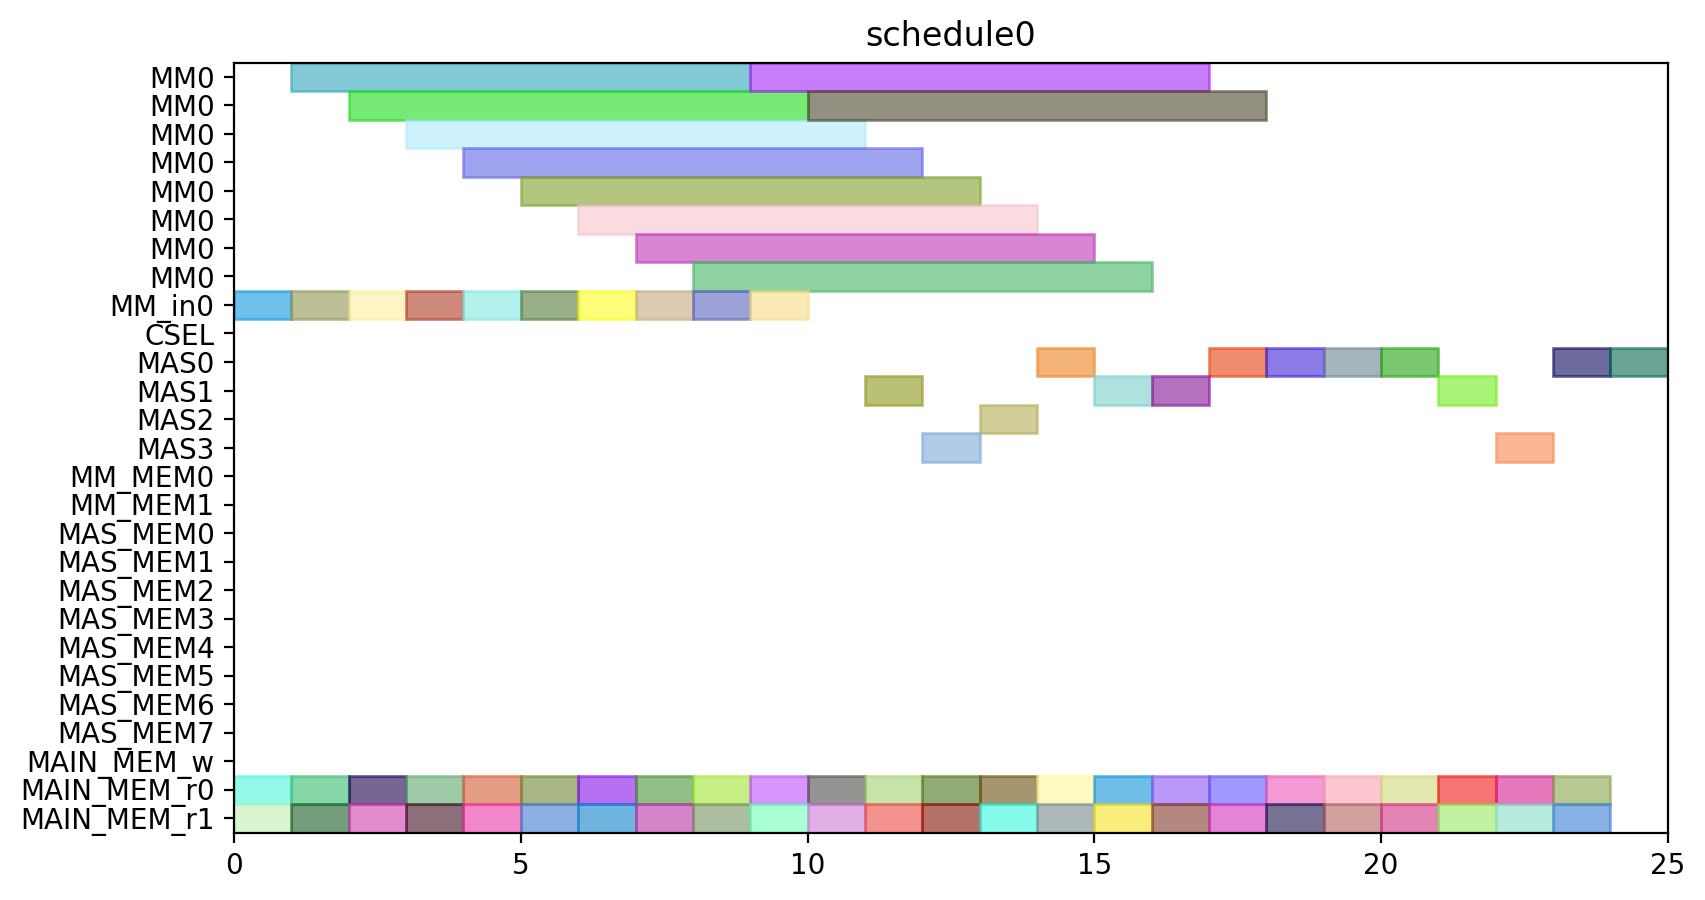

Recreate this plot in Python.
from pyschedule import Scenario, solvers, plotters, alt


def solve():
	horizon = 120
	S = Scenario("schedule0", horizon=horizon)

	# resource
	MM = S.Resources('MM', num=1, size=8)
	MM_in = S.Resources('MM_in', num=1)
	CSEL = S.Resource('CSEL')
	MAS = S.Resources('MAS', num=4, size=1, periods=range(1, horizon))
	MM_MEM = S.Resources('MM_MEM', num=2)
	MAS_MEM = S.Resources('MAS_MEM', num=8)
	MAIN_MEM_w = S.Resource('MAIN_MEM_w', size=1)
	MAIN_MEM_r = S.Resources('MAIN_MEM_r', num=2)

	# result of previous scheduling

	# new tasks
	t0_t0 = S.Task('t0_t0', length=1, delay_cost=1)
	t0_t0 += alt(MAS)
	t0_t0_mem0 = S.Task('t0_t0_mem0', length=1, delay_cost=1)
	t0_t0_mem0 += MAIN_MEM_r[0]
	S += t0_t0_mem0 <= t0_t0

	t0_t0_mem1 = S.Task('t0_t0_mem1', length=1, delay_cost=1)
	t0_t0_mem1 += MAIN_MEM_r[1]
	S += t0_t0_mem1 <= t0_t0

	t0_t1 = S.Task('t0_t1', length=1, delay_cost=1)
	t0_t1 += alt(MAS)
	t0_t1_mem0 = S.Task('t0_t1_mem0', length=1, delay_cost=1)
	t0_t1_mem0 += MAIN_MEM_r[0]
	S += t0_t1_mem0 <= t0_t1

	t0_t1_mem1 = S.Task('t0_t1_mem1', length=1, delay_cost=1)
	t0_t1_mem1 += MAIN_MEM_r[1]
	S += t0_t1_mem1 <= t0_t1

	t0_t3 = S.Task('t0_t3', length=8, delay_cost=1)
	t0_t3 += alt(MM)
	t0_t3_in = S.Task('t0_t3_in', length=1, delay_cost=1)
	t0_t3_in += alt(MM_in)
	S += t0_t3_in*MM_in[0]<=t0_t3*MM[0]
	t0_t3_mem0 = S.Task('t0_t3_mem0', length=1, delay_cost=1)
	t0_t3_mem0 += MAIN_MEM_r[0]
	S += t0_t3_mem0 <= t0_t3

	t0_t3_mem1 = S.Task('t0_t3_mem1', length=1, delay_cost=1)
	t0_t3_mem1 += MAIN_MEM_r[1]
	S += t0_t3_mem1 <= t0_t3

	t10 = S.Task('t10', length=1, delay_cost=1)
	t10 += alt(MAS)
	t10_mem0 = S.Task('t10_mem0', length=1, delay_cost=1)
	t10_mem0 += MAIN_MEM_r[0]
	S += t10_mem0 <= t10

	t10_mem1 = S.Task('t10_mem1', length=1, delay_cost=1)
	t10_mem1 += MAIN_MEM_r[1]
	S += t10_mem1 <= t10

	t11 = S.Task('t11', length=1, delay_cost=1)
	t11 += alt(MAS)
	t11_mem0 = S.Task('t11_mem0', length=1, delay_cost=1)
	t11_mem0 += MAIN_MEM_r[0]
	S += t11_mem0 <= t11

	t11_mem1 = S.Task('t11_mem1', length=1, delay_cost=1)
	t11_mem1 += MAIN_MEM_r[1]
	S += t11_mem1 <= t11

	t3_t0 = S.Task('t3_t0', length=8, delay_cost=1)
	t3_t0 += alt(MM)
	t3_t0_in = S.Task('t3_t0_in', length=1, delay_cost=1)
	t3_t0_in += alt(MM_in)
	S += t3_t0_in*MM_in[0]<=t3_t0*MM[0]
	t3_t0_mem0 = S.Task('t3_t0_mem0', length=1, delay_cost=1)
	t3_t0_mem0 += MAIN_MEM_r[0]
	S += t3_t0_mem0 <= t3_t0

	t3_t0_mem1 = S.Task('t3_t0_mem1', length=1, delay_cost=1)
	t3_t0_mem1 += MAIN_MEM_r[1]
	S += t3_t0_mem1 <= t3_t0

	t3_t1 = S.Task('t3_t1', length=8, delay_cost=1)
	t3_t1 += alt(MM)
	t3_t1_in = S.Task('t3_t1_in', length=1, delay_cost=1)
	t3_t1_in += alt(MM_in)
	S += t3_t1_in*MM_in[0]<=t3_t1*MM[0]
	t3_t1_mem0 = S.Task('t3_t1_mem0', length=1, delay_cost=1)
	t3_t1_mem0 += MAIN_MEM_r[0]
	S += t3_t1_mem0 <= t3_t1

	t3_t1_mem1 = S.Task('t3_t1_mem1', length=1, delay_cost=1)
	t3_t1_mem1 += MAIN_MEM_r[1]
	S += t3_t1_mem1 <= t3_t1

	t3_t2 = S.Task('t3_t2', length=1, delay_cost=1)
	t3_t2 += alt(MAS)
	t3_t2_mem0 = S.Task('t3_t2_mem0', length=1, delay_cost=1)
	t3_t2_mem0 += MAIN_MEM_r[0]
	S += t3_t2_mem0 <= t3_t2

	t3_t2_mem1 = S.Task('t3_t2_mem1', length=1, delay_cost=1)
	t3_t2_mem1 += MAIN_MEM_r[1]
	S += t3_t2_mem1 <= t3_t2

	t3_t3 = S.Task('t3_t3', length=1, delay_cost=1)
	t3_t3 += alt(MAS)
	t3_t3_mem0 = S.Task('t3_t3_mem0', length=1, delay_cost=1)
	t3_t3_mem0 += MAIN_MEM_r[0]
	S += t3_t3_mem0 <= t3_t3

	t3_t3_mem1 = S.Task('t3_t3_mem1', length=1, delay_cost=1)
	t3_t3_mem1 += MAIN_MEM_r[1]
	S += t3_t3_mem1 <= t3_t3

	t4_t0 = S.Task('t4_t0', length=1, delay_cost=1)
	t4_t0 += alt(MAS)
	t4_t0_mem0 = S.Task('t4_t0_mem0', length=1, delay_cost=1)
	t4_t0_mem0 += MAIN_MEM_r[0]
	S += t4_t0_mem0 <= t4_t0

	t4_t0_mem1 = S.Task('t4_t0_mem1', length=1, delay_cost=1)
	t4_t0_mem1 += MAIN_MEM_r[1]
	S += t4_t0_mem1 <= t4_t0

	t4_t1 = S.Task('t4_t1', length=1, delay_cost=1)
	t4_t1 += alt(MAS)
	t4_t1_mem0 = S.Task('t4_t1_mem0', length=1, delay_cost=1)
	t4_t1_mem0 += MAIN_MEM_r[0]
	S += t4_t1_mem0 <= t4_t1

	t4_t1_mem1 = S.Task('t4_t1_mem1', length=1, delay_cost=1)
	t4_t1_mem1 += MAIN_MEM_r[1]
	S += t4_t1_mem1 <= t4_t1

	t4_t3 = S.Task('t4_t3', length=8, delay_cost=1)
	t4_t3 += alt(MM)
	t4_t3_in = S.Task('t4_t3_in', length=1, delay_cost=1)
	t4_t3_in += alt(MM_in)
	S += t4_t3_in*MM_in[0]<=t4_t3*MM[0]
	t4_t3_mem0 = S.Task('t4_t3_mem0', length=1, delay_cost=1)
	t4_t3_mem0 += MAIN_MEM_r[0]
	S += t4_t3_mem0 <= t4_t3

	t4_t3_mem1 = S.Task('t4_t3_mem1', length=1, delay_cost=1)
	t4_t3_mem1 += MAIN_MEM_r[1]
	S += t4_t3_mem1 <= t4_t3

	t5_t0 = S.Task('t5_t0', length=8, delay_cost=1)
	t5_t0 += alt(MM)
	t5_t0_in = S.Task('t5_t0_in', length=1, delay_cost=1)
	t5_t0_in += alt(MM_in)
	S += t5_t0_in*MM_in[0]<=t5_t0*MM[0]
	t5_t0_mem0 = S.Task('t5_t0_mem0', length=1, delay_cost=1)
	t5_t0_mem0 += MAIN_MEM_r[0]
	S += t5_t0_mem0 <= t5_t0

	t5_t0_mem1 = S.Task('t5_t0_mem1', length=1, delay_cost=1)
	t5_t0_mem1 += MAIN_MEM_r[1]
	S += t5_t0_mem1 <= t5_t0

	t5_t1 = S.Task('t5_t1', length=8, delay_cost=1)
	t5_t1 += alt(MM)
	t5_t1_in = S.Task('t5_t1_in', length=1, delay_cost=1)
	t5_t1_in += alt(MM_in)
	S += t5_t1_in*MM_in[0]<=t5_t1*MM[0]
	t5_t1_mem0 = S.Task('t5_t1_mem0', length=1, delay_cost=1)
	t5_t1_mem0 += MAIN_MEM_r[0]
	S += t5_t1_mem0 <= t5_t1

	t5_t1_mem1 = S.Task('t5_t1_mem1', length=1, delay_cost=1)
	t5_t1_mem1 += MAIN_MEM_r[1]
	S += t5_t1_mem1 <= t5_t1

	t5_t2 = S.Task('t5_t2', length=1, delay_cost=1)
	t5_t2 += alt(MAS)
	t5_t2_mem0 = S.Task('t5_t2_mem0', length=1, delay_cost=1)
	t5_t2_mem0 += MAIN_MEM_r[0]
	S += t5_t2_mem0 <= t5_t2

	t5_t2_mem1 = S.Task('t5_t2_mem1', length=1, delay_cost=1)
	t5_t2_mem1 += MAIN_MEM_r[1]
	S += t5_t2_mem1 <= t5_t2

	t5_t3 = S.Task('t5_t3', length=1, delay_cost=1)
	t5_t3 += alt(MAS)
	t5_t3_mem0 = S.Task('t5_t3_mem0', length=1, delay_cost=1)
	t5_t3_mem0 += MAIN_MEM_r[0]
	S += t5_t3_mem0 <= t5_t3

	t5_t3_mem1 = S.Task('t5_t3_mem1', length=1, delay_cost=1)
	t5_t3_mem1 += MAIN_MEM_r[1]
	S += t5_t3_mem1 <= t5_t3

	t6_t0 = S.Task('t6_t0', length=8, delay_cost=1)
	t6_t0 += alt(MM)
	t6_t0_in = S.Task('t6_t0_in', length=1, delay_cost=1)
	t6_t0_in += alt(MM_in)
	S += t6_t0_in*MM_in[0]<=t6_t0*MM[0]
	t6_t0_mem0 = S.Task('t6_t0_mem0', length=1, delay_cost=1)
	t6_t0_mem0 += MAIN_MEM_r[0]
	S += t6_t0_mem0 <= t6_t0

	t6_t0_mem1 = S.Task('t6_t0_mem1', length=1, delay_cost=1)
	t6_t0_mem1 += MAIN_MEM_r[1]
	S += t6_t0_mem1 <= t6_t0

	t6_t1 = S.Task('t6_t1', length=8, delay_cost=1)
	t6_t1 += alt(MM)
	t6_t1_in = S.Task('t6_t1_in', length=1, delay_cost=1)
	t6_t1_in += alt(MM_in)
	S += t6_t1_in*MM_in[0]<=t6_t1*MM[0]
	t6_t1_mem0 = S.Task('t6_t1_mem0', length=1, delay_cost=1)
	t6_t1_mem0 += MAIN_MEM_r[0]
	S += t6_t1_mem0 <= t6_t1

	t6_t1_mem1 = S.Task('t6_t1_mem1', length=1, delay_cost=1)
	t6_t1_mem1 += MAIN_MEM_r[1]
	S += t6_t1_mem1 <= t6_t1

	t6_t2 = S.Task('t6_t2', length=1, delay_cost=1)
	t6_t2 += alt(MAS)
	t6_t2_mem0 = S.Task('t6_t2_mem0', length=1, delay_cost=1)
	t6_t2_mem0 += MAIN_MEM_r[0]
	S += t6_t2_mem0 <= t6_t2

	t6_t2_mem1 = S.Task('t6_t2_mem1', length=1, delay_cost=1)
	t6_t2_mem1 += MAIN_MEM_r[1]
	S += t6_t2_mem1 <= t6_t2

	t6_t3 = S.Task('t6_t3', length=1, delay_cost=1)
	t6_t3 += alt(MAS)
	t6_t3_mem0 = S.Task('t6_t3_mem0', length=1, delay_cost=1)
	t6_t3_mem0 += MAIN_MEM_r[0]
	S += t6_t3_mem0 <= t6_t3

	t6_t3_mem1 = S.Task('t6_t3_mem1', length=1, delay_cost=1)
	t6_t3_mem1 += MAIN_MEM_r[1]
	S += t6_t3_mem1 <= t6_t3

	t7_t0 = S.Task('t7_t0', length=8, delay_cost=1)
	t7_t0 += alt(MM)
	t7_t0_in = S.Task('t7_t0_in', length=1, delay_cost=1)
	t7_t0_in += alt(MM_in)
	S += t7_t0_in*MM_in[0]<=t7_t0*MM[0]
	t7_t0_mem0 = S.Task('t7_t0_mem0', length=1, delay_cost=1)
	t7_t0_mem0 += MAIN_MEM_r[0]
	S += t7_t0_mem0 <= t7_t0

	t7_t0_mem1 = S.Task('t7_t0_mem1', length=1, delay_cost=1)
	t7_t0_mem1 += MAIN_MEM_r[1]
	S += t7_t0_mem1 <= t7_t0

	t7_t1 = S.Task('t7_t1', length=8, delay_cost=1)
	t7_t1 += alt(MM)
	t7_t1_in = S.Task('t7_t1_in', length=1, delay_cost=1)
	t7_t1_in += alt(MM_in)
	S += t7_t1_in*MM_in[0]<=t7_t1*MM[0]
	t7_t1_mem0 = S.Task('t7_t1_mem0', length=1, delay_cost=1)
	t7_t1_mem0 += MAIN_MEM_r[0]
	S += t7_t1_mem0 <= t7_t1

	t7_t1_mem1 = S.Task('t7_t1_mem1', length=1, delay_cost=1)
	t7_t1_mem1 += MAIN_MEM_r[1]
	S += t7_t1_mem1 <= t7_t1

	t7_t2 = S.Task('t7_t2', length=1, delay_cost=1)
	t7_t2 += alt(MAS)
	t7_t2_mem0 = S.Task('t7_t2_mem0', length=1, delay_cost=1)
	t7_t2_mem0 += MAIN_MEM_r[0]
	S += t7_t2_mem0 <= t7_t2

	t7_t2_mem1 = S.Task('t7_t2_mem1', length=1, delay_cost=1)
	t7_t2_mem1 += MAIN_MEM_r[1]
	S += t7_t2_mem1 <= t7_t2

	t7_t3 = S.Task('t7_t3', length=1, delay_cost=1)
	t7_t3 += alt(MAS)
	t7_t3_mem0 = S.Task('t7_t3_mem0', length=1, delay_cost=1)
	t7_t3_mem0 += MAIN_MEM_r[0]
	S += t7_t3_mem0 <= t7_t3

	t7_t3_mem1 = S.Task('t7_t3_mem1', length=1, delay_cost=1)
	t7_t3_mem1 += MAIN_MEM_r[1]
	S += t7_t3_mem1 <= t7_t3

	solvers.mip.solve(S,msg=1,kind='CPLEX',ratio_gap=1.01)

	solution = [['hoge']*len(S.solution()[1]) for i in range(len(S.solution()))]
	for i in range(len(S.solution())):
		for j in range(len(S.solution()[i])):
			solution[i][j]=str(S.solution()[i][j])
	print(solution)

	cycles = int(solution[-1][3])

	pic_file_name = "/home/mfukuda/ABE/multiRAM_multiMAS_16mux/scheduling_result/stage8MM1_stage1MAS4/SQR012345/schedule0.png"
	if(S.solution() != []):
		plotters.matplotlib.plot(S,img_filename=pic_file_name, show_task_labels=False, fig_size=(cycles*0.25+3, 5))

	return solution
